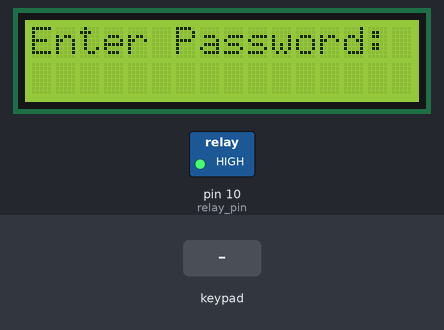
The sketch below on a simulated Arduino Mega 2560, built with avr-gcc and run on an emulated ATmega2560. Shown: 16×2 character LCD, switched loads named in the sketch (green lamp = pin HIGH). The test bench sets the inputs (shaded band). EEPROM starts erased.

Above: at 4.3 s.
4.4 s: keypad keys 2 2 2 3 2 4 2 5 # pressed 0.4 s apart
At 7.2 s:
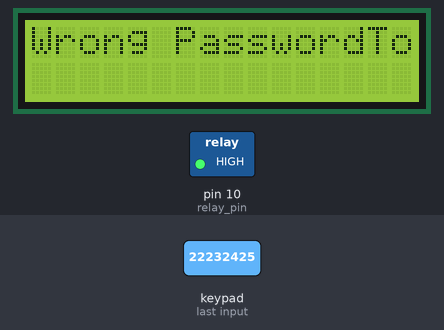
11.0 s: key 'A' pressed
At 11.4 s:
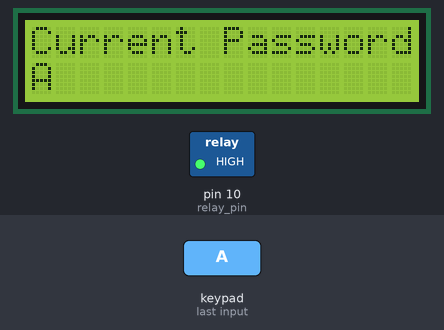
12.5 s: keypad keys 2 2 2 3 2 4 2 5 * pressed 0.4 s apart
At 18.8 s:
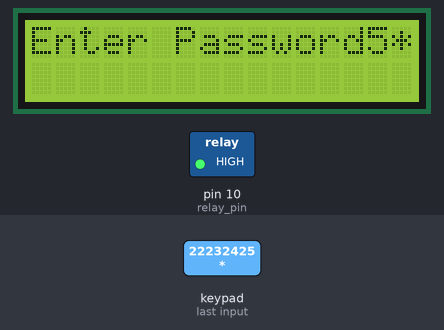
19.1 s: key '#' pressed
At 20.3 s:
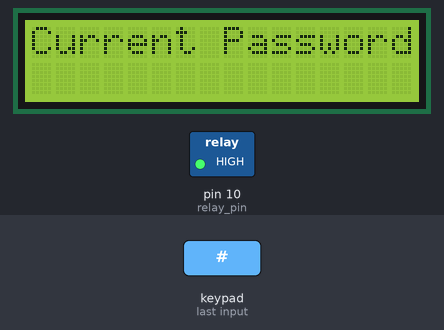
20.6 s: key 'B' pressed
At 21.0 s:
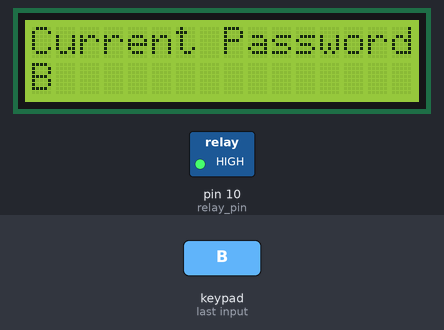
22.1 s: key 'C' pressed
At 23.3 s:
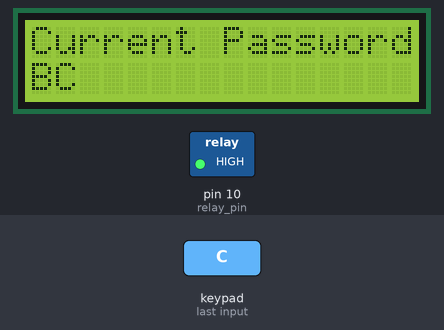
Timing chart, 0 to 24.6 s (numbered marks = the images above; inputs shaded):
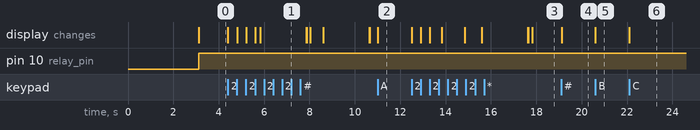

Measured:
- after the input at 4.4 s, the display: first changes at once (image 1 shows a later state)
- after the input at 11.0 s, the display: changes at once (image 2)
- after the input at 12.5 s, the display: first changes at once (image 3 shows a later state)
- after the input at 19.1 s, the display: changes at once (image 4)
- after the input at 20.6 s, the display: changes at once (image 5)
- after the input at 22.1 s, the display: changes at once (image 6)

The sketch:

16x2_lcd.ino
```cpp
#include <Keypad.h>

#include <Wire.h>

#include <LiquidCrystal_I2C.h>

#include<EEPROM.h>

LiquidCrystal_I2C liquid_crystal_display(0x27, 16, 2);

char password[4];

char initial_password[4],new_password[4];

int i=0;

int relay_pin = 10;

char key_pressed=0;

const byte rows = 4;

const byte columns = 4;

char hexaKeys[rows][columns] = {

{'1','2','3','A'},

{'4','5','6','B'},

{'7','8','9','C'},

{'*','0','#','D'}

};

byte row_pins[rows] = {22, 23, 24, 25};

byte column_pins[columns] = {26, 27, 28, 29};

Keypad keypad_key = Keypad( makeKeymap(hexaKeys), row_pins, column_pins, rows, columns);

void setup()
{
 pinMode(relay_pin, OUTPUT);

  liquid_crystal_display.init();

  liquid_crystal_display.backlight();

  liquid_crystal_display.print("Welcome to Mi.Mi");

  delay(3000);

  liquid_crystal_display.clear();

  liquid_crystal_display.print("Enter Password: ");

  liquid_crystal_display.setCursor(0,1);

  initialpassword();

}

void loop()

{

  digitalWrite(relay_pin, HIGH);

  key_pressed = keypad_key.getKey();

  if(key_pressed=='#')

    change();

  if (key_pressed)

  {

    password[i++]=key_pressed;

    liquid_crystal_display.print(key_pressed);

      }

  if(i==4)

  {

    delay(200);

    for(int j=0;j<4;j++)

      initial_password[j]=EEPROM.read(j);

    if(!(strncmp(password, initial_password,4)))

    {

      liquid_crystal_display.clear();

      liquid_crystal_display.print("Pass Accepted");

      digitalWrite(relay_pin, LOW);

      delay(2000);

      liquid_crystal_display.setCursor(1,1);

      liquid_crystal_display.print("To change #");

      delay(2000);

      liquid_crystal_display.clear();

      liquid_crystal_display.print("Input  request");

      liquid_crystal_display.setCursor(6,1);

      i=0;

    }

    else

    {

      digitalWrite(relay_pin, HIGH);

      liquid_crystal_display.clear();

      liquid_crystal_display.print("Wrong Password");

      liquid_crystal_display.print("To Change #");

      delay(2000);

      liquid_crystal_display.clear();

      liquid_crystal_display.print("Enter Password");

      i=0;
    }

  }

}

void change()
{
  int j=0;

  liquid_crystal_display.clear();

  liquid_crystal_display.print("Current Password");

  liquid_crystal_display.setCursor(0,1);

  while(j<4)
  {
    char key=keypad_key.getKey();

    if(key)
    {
      new_password[j++]=key;

      liquid_crystal_display.print(key);
    }

    key=0;
  }

  delay(500);

  if((strncmp(new_password, initial_password, 4)))
  {

    liquid_crystal_display.clear();

    liquid_crystal_display.print("Wrong Password");

    liquid_crystal_display.print("Try Again");

    delay(1000);
  }
  else
  {
    j=0;

    liquid_crystal_display.clear();

    liquid_crystal_display.print("New Password:");

    while(j<4)
    {
      char key=keypad_key.getKey();

      if(key)
      {
        initial_password[j]=key;

        liquid_crystal_display.print(key);

        EEPROM.write(j,key);

        j++;

      }
    }

    liquid_crystal_display.print("Pass Changed");

    delay(1000);

  }

  liquid_crystal_display.clear();

  liquid_crystal_display.print("Enter Password: ");

  key_pressed=0;

}

void initialpassword(){

  for(int j=0;j<4;j++)

    EEPROM.write(j, j+49);

  for(int j=0;j<4;j++)

    initial_password[j]=EEPROM.read(j);
}
```
